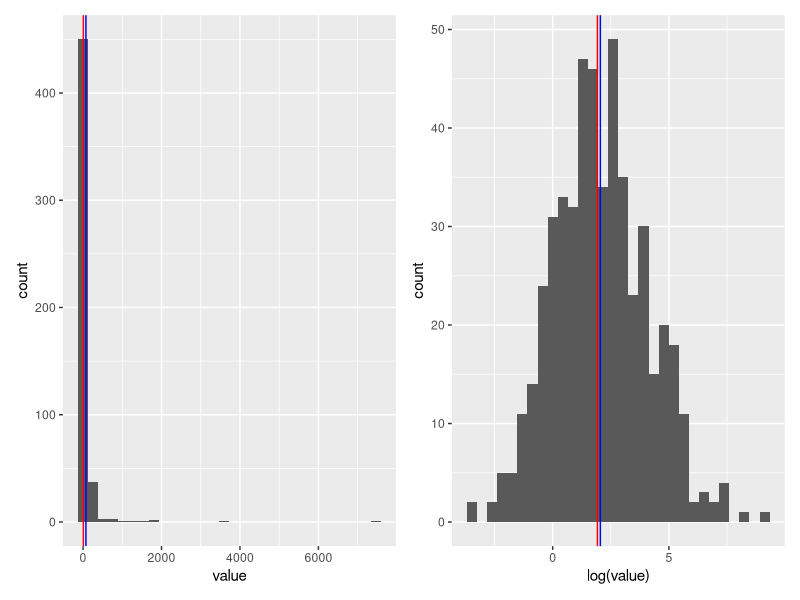
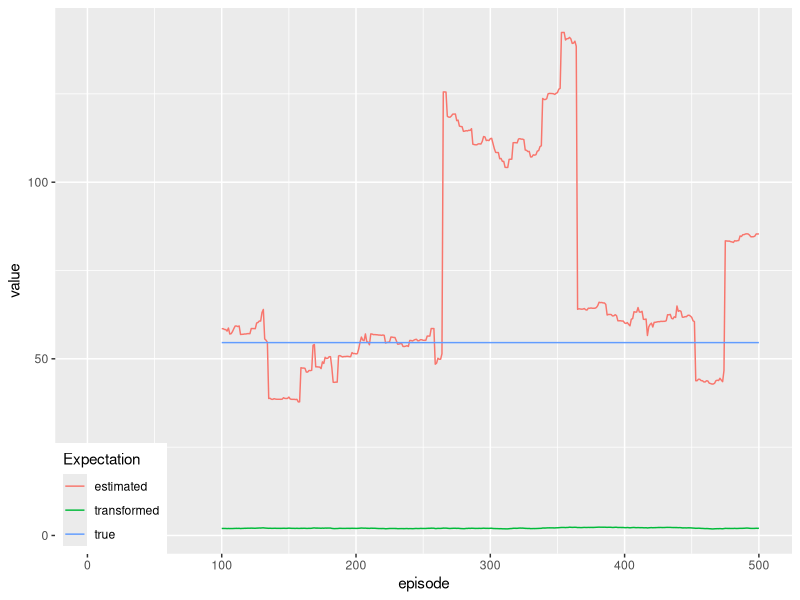
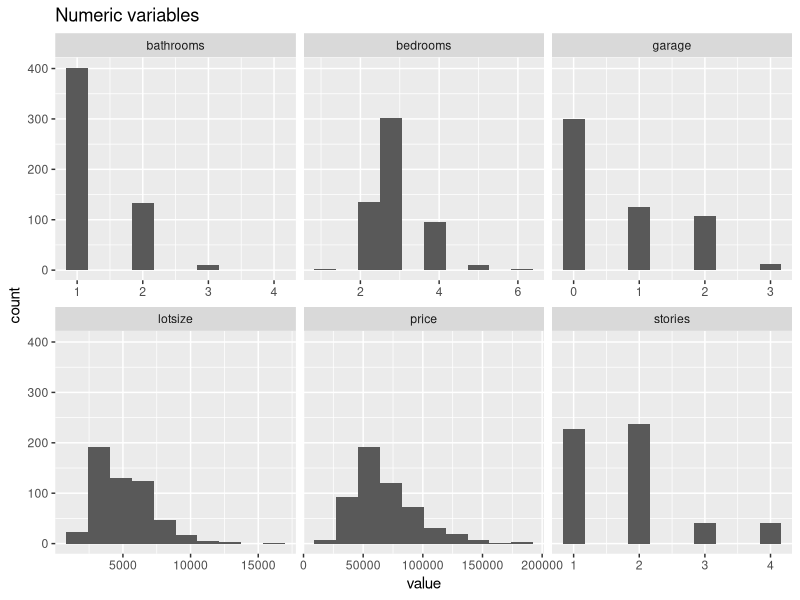
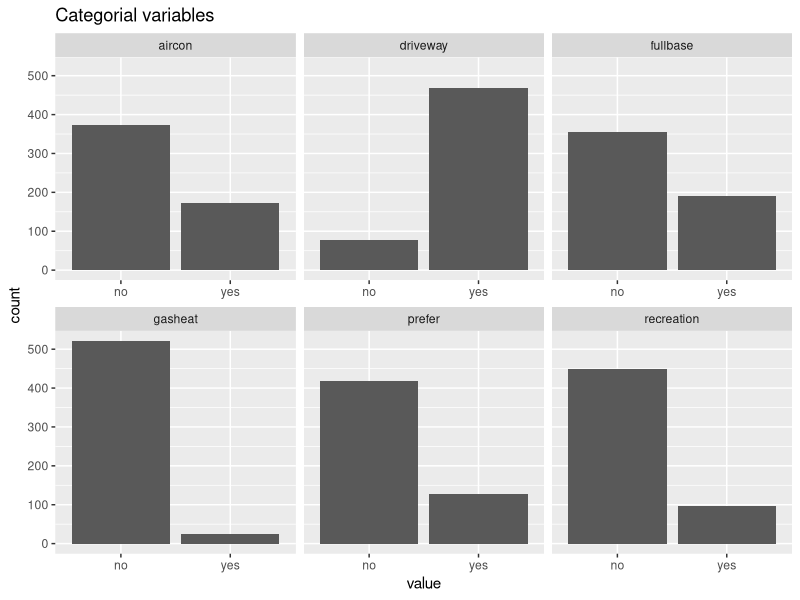
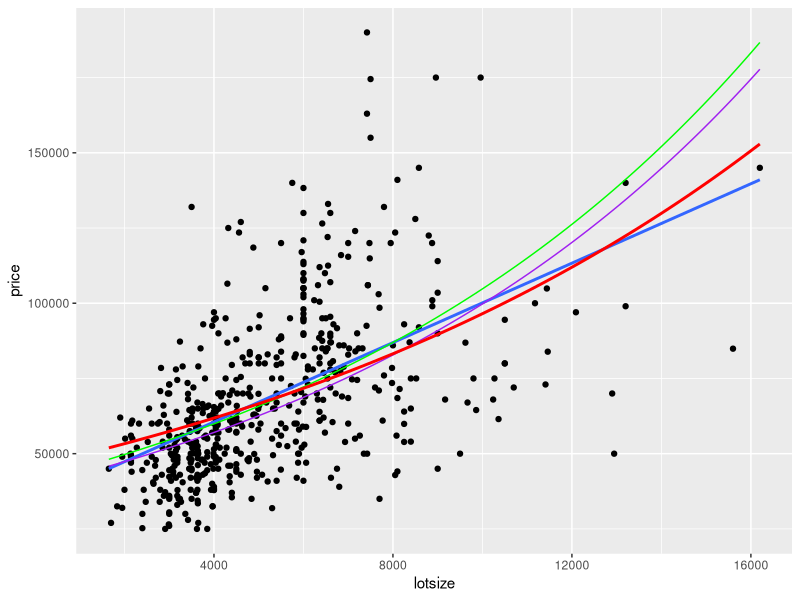

Reproduce these figures in R, in order.
## ---- chunk 1
knitr::opts_chunk$set(echo = TRUE, message = FALSE, warning = FALSE)
library(dplyr)
library(ggplot2)
library(patchwork)
library(glue)
library(tidyr)
library(fitdistrplus)
library(broom)
library(zoo)
## ---- chunk 2
mu <- 2
sigma <- 2
size <- 500

price <- rlnorm(n = size, 
  meanlog = mu, 
  sdlog = sigma) %>% 
    as_tibble()
## ---- chunk 3
p1 <- price %>%
  ggplot(aes(x = value)) +
  geom_histogram() +
  geom_vline(xintercept = mean(price$value), color = 'blue') +
  geom_vline(xintercept = median(price$value), color = 'red')

p2 <- price %>% 
  ggplot(aes(x = log(value))) +
  geom_histogram() + 
  geom_vline(xintercept = mean(log(price$value)), color = 'blue') +
  geom_vline(xintercept = median(log(price$value)), color = 'red')

p1 + p2
## ---- chunk 4
plot_df <- tibble(
  episode = 1:500,
  true_est = exp(mu + sigma^2 / 2),
  lnorm_est = price$value,
  log_est = log(price$value)
)

df_tidy <- plot_df %>% 
  pivot_longer(!episode, 
               names_to = 'time',
               values_to = 'value')

df_tidy %>%
  ggplot(aes(x = episode, y = value, color = time)) +
    geom_line(data = df_tidy %>% 
              group_by(time) %>% 
              mutate(value = rollmean(value, 100,
                                      align = 'right',
                                      fill = NA))) + 
    labs(col = 'Expectation') +
    scale_color_discrete(labels=c('estimated', 'transformed', 'true')) +
    theme(legend.justification = c(0, 0),
          legend.position = c(0, 0))
## ---- chunk 5
m <- fitdist(price$value, 'lnorm', method = 'mle')

tibble(
  measure = c('mean', 'median'),
  true = c(exp(mu +sigma^2 / 2), mu),
  estimated = c(mean(price$value), median(price$value)),
  fitted = c(exp(m$estimate[1] + m$estimate[2]^2 / 2), m$estimate[1]),
  transformed = c(exp(mean(log(price$value))), 
                  exp(median(log(price$value))))
) %>% 
  mutate(across(where(is.numeric), round, 2))
## ---- chunk 6
c(exp({(m$estimate[2]^2)/2 + mean(log(price$value))}), 
  exp(mu +sigma^2 / 2 )) %>% 
  `attr<-`(., 'names', c('smearing_mean', 'true_mean'))

## ---- chunk 7
data('HousePrices', package = 'AER')
## ---- chunk 8
p1 <- select_if(HousePrices, is.numeric) %>% 
        gather() %>% 
        ggplot(aes(value)) + 
          geom_histogram(bins = 10) +
          facet_wrap(~key, scales = 'free_x') + 
          labs(title = 'Numeric variables') 
p1
## ---- chunk 9
p2 <- select_if(HousePrices, is.factor) %>%
        gather() %>%
        ggplot(aes(x = value)) +
          geom_bar() +
          facet_wrap(~ key, scales = "free_x") +
          labs(title = 'Categorial variables')
p2
## ---- chunk 10
model_1 <- lm(formula = price ~ lotsize, data = HousePrices)
model_2 <- lm(formula = log(price) ~ lotsize, data = HousePrices)
## ---- chunk 11
est <- rbind(tidy(summary(model_1)),
             tidy(summary(model_2)))
est$model <- c('ordinary', 'ordinary', 
               'level-log', 'level-log')
relocate(est, model) %>% 
  mutate(across(3:5, round, 2)) %>% knitr::kable()
## ---- chunk 12
stats <- rbind(glance(summary(model_1)), 
               glance(summary(model_2))) %>% as.data.frame()
rownames(stats) <- c('ordinary', 
                     'level-log')
stats %>% knitr::kable()
## ---- chunk 13
ggplot(HousePrices, aes(lotsize, price)) +
  
  geom_point() +
  
  geom_smooth(method = 'lm', se = FALSE) + # стандартная линейная модель
  
  geom_function(fun = function(x) {        # стандартная экспоненциальная модель
    exp(model_2$coefficients[1]) * exp(model_2$coefficients[2] * x)
  }, color = 'purple') +
  
  geom_function(fun = function(x) {        # скорректированная экспоненциальная модель
    exp(model_2$coefficients[1] + model_2$coefficients[2] * x + 0.5 * sigma(model_2)^2) 
  }, color = 'green') +
  
  geom_smooth(method = glm, formula = y ~ x, se = FALSE, # обобщенная линейная модель, оценённая методом максимального правдоподобия
              method.args = list(family = gaussian(link = 'log')),
              color = 'red')
